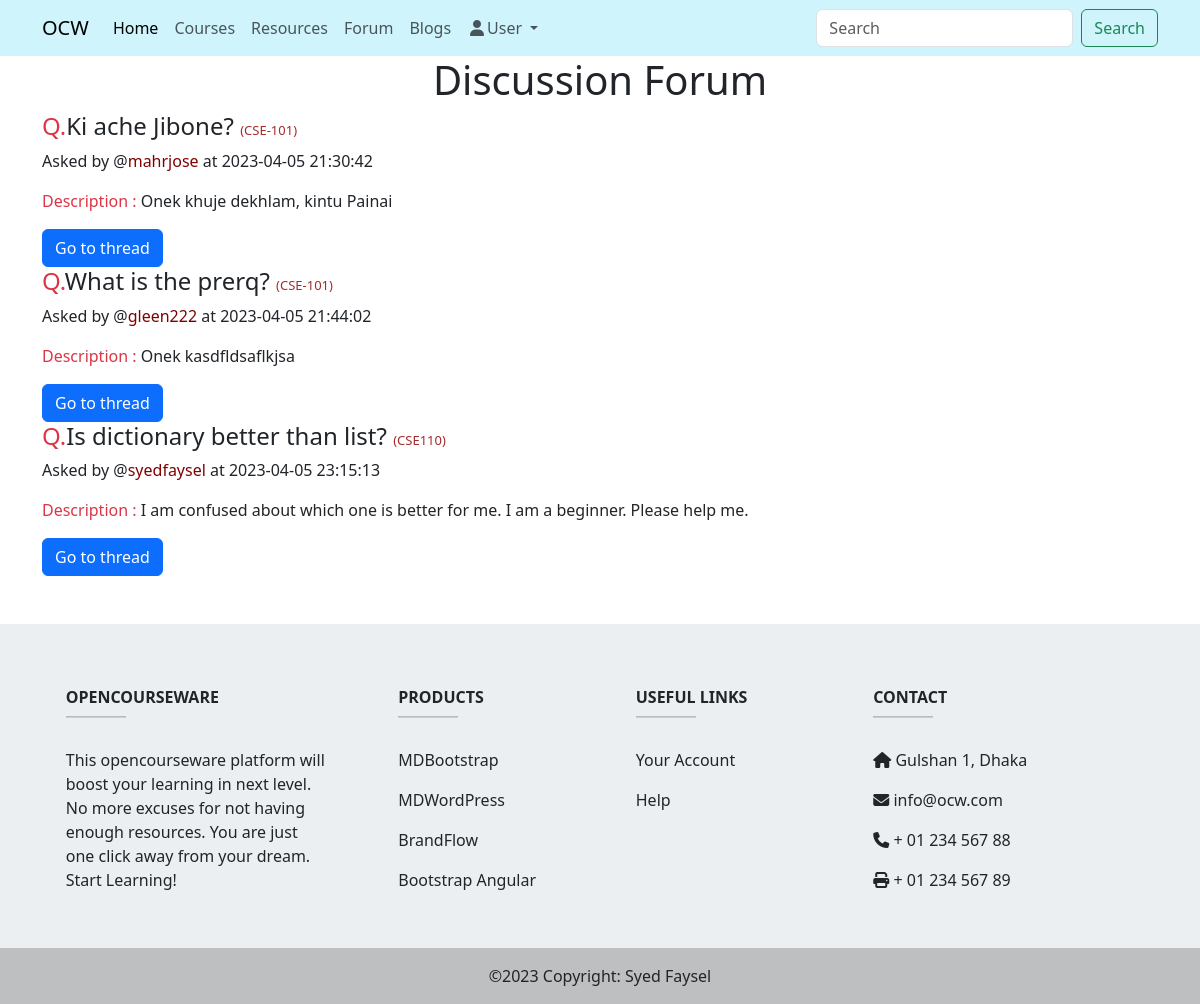
Page /discussion.php on the committed database.
### tables this page shows
CREATE TABLE `questions` (
  `question_id` int(11) NOT NULL,
  `course_code` varchar(10) DEFAULT NULL,
  `username` varchar(50) DEFAULT NULL,
  `question_title` varchar(255) NOT NULL,
  `question_body` text NOT NULL,
  `created_at` timestamp NOT NULL DEFAULT current_timestamp(),
  `updated_at` timestamp NOT NULL DEFAULT current_timestamp() ON UPDATE current_timestamp()
);

### config/dbconnect.php (called while the page is built)
<?php
class Dbconnect {
    private $host = "localhost";
    private $user = "root";
    private $password = "";
    private $database = "ocw";
    public function getConnection() {
        $dsn = "mysql:host=" . $this->host . ";dbname=" . $this->database;
        $pdo = new PDO($dsn, $this->user, $this->password);
        $pdo->setAttribute(PDO::ATTR_DEFAULT_FETCH_MODE, PDO::FETCH_ASSOC);
        return $pdo;
    }
}
?>

### config/classes/Courses.php (called while the page is built, shortened)
<?php
require_once $_SERVER['DOCUMENT_ROOT'] . '/OCW/config/dbconnect.php';
class Courses extends Dbconnect {
    private $conn;
    public function __construct() {
        $this->conn = $this->getConnection();
    }
    public function getAllQuestions() {
        $stmt = $this->conn->prepare("SELECT * FROM questions");
        $stmt->execute();
        return $stmt->fetchAll();
    }
}
?>

### discussion.php (the view, shortened to what this page needs)
<?php
include "./config/dbconnect.php";
include "./config/classes/Courses.php";
$q = new Courses();
    if(isset($_GET['course_code'])){
        $course_code = $_GET['course_code'];
        $questions = $q->getQuestionsBy($course_code);
    }
    else{
        $questions = $q->getAllQuestions();
    }
include "./templates/header.php"
?>
</head>
<body>
<?php include "./templates/navigation.php" ?>
    <section class="container">
        <h1 class="text-center"><?php echo htmlspecialchars($questions['course_code'])?> Discussion Forum</h1>
        <div class="discussion">
            <?php foreach ($questions as $question){ ?>
                <?php $username = $question['username']; $posted = $question['created_at']; ?>
                <div>
                    <h4><span class="text-danger">Q.</span><?php echo htmlspecialchars($question['question_title']); ?> <span class="" style="font-size:small; color:brown">(<?php echo $question['course_code'] ?>)</span> </h4>
                    <p>Asked by @<span><a href="user.php?username=<?php echo htmlspecialchars($username)?>"><?php echo htmlspecialchars($username)?></a></span> at <?php echo htmlspecialchars($question['created_at']); ?></p>
                    <p><span class="text-danger">Description : </span> <?php echo htmlspecialchars($question['question_body']); ?></p>
                    <a class="btn btn-primary" href="threads.php?question_id=<?php echo htmlspecialchars($question['question_id'])?>">Go to thread</a>
                </div>
            <?php } ?>
        </div>
    </section>
<?php include "./templates/footer.php" ?>
</body>
</html>

### templates/header.php (style rules this page uses)
a { text-decoration: none; color : maroon; }

### rows in the picture
questions: question_title "Ki ache Jibone?", course_code "CSE-101", username "mahrjose", created_at "2023-04-05 21:30:42", question_body "Onek khuje dekhlam, kintu Painai"
questions: question_title "What is the prerq?", course_code "CSE-101", username "gleen222", created_at "2023-04-05 21:44:02", question_body "Onek kasdfldsaflkjsa"
questions: question_title "Is dictionary better than list?", course_code "CSE110", username "syedfaysel", created_at "2023-04-05 23:15:13", question_body "I am confused about which one is better for me. I am a beginner. Please help me."
